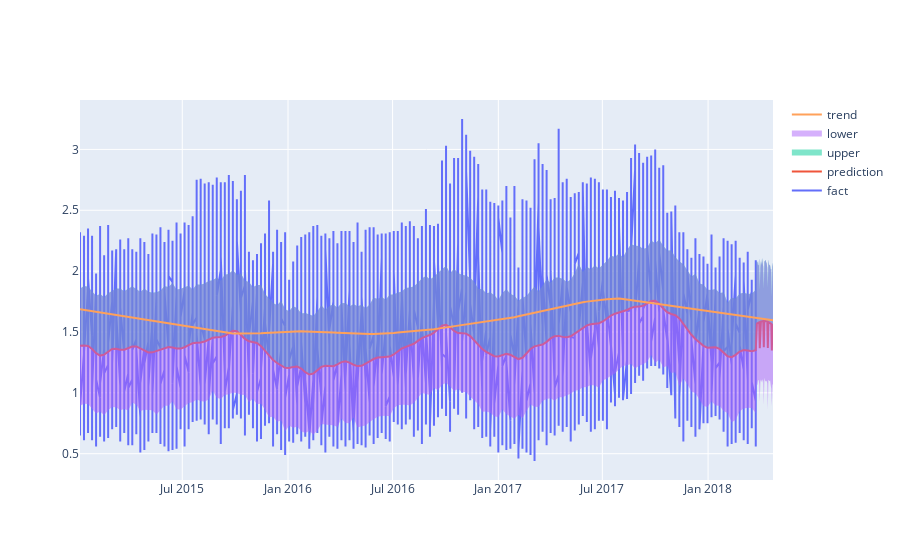

The code cell stored with this chart in its notebook:
### Code cell
create_plot(df, frcst=forecast)

### Figure 1 — Plotly figure (JSON) as saved in the notebook; plotly's stock layout.template omitted (floating-point values rounded to 4 significant figures; data arrays with more than 128 entries replaced by an {"elided": "..."} marker saying what was removed)
{"data": [{"name": "fact", "type": "scatter", "x": {"elided": "18249 str values"}, "y": {"elided": "18249 float values"}}, {"name": "prediction", "type": "scatter", "x": {"elided": "199 str values"}, "y": {"elided": "199 float values"}}, {"fill": "tonexty", "mode": "none", "name": "upper", "type": "scatter", "x": {"elided": "199 str values"}, "y": {"elided": "199 float values"}}, {"fill": "tonexty", "mode": "none", "name": "lower", "type": "scatter", "x": {"elided": "199 str values"}, "y": {"elided": "199 float values"}}, {"name": "trend", "type": "scatter", "x": {"elided": "199 str values"}, "y": {"elided": "199 float values"}}], "layout": {}}
